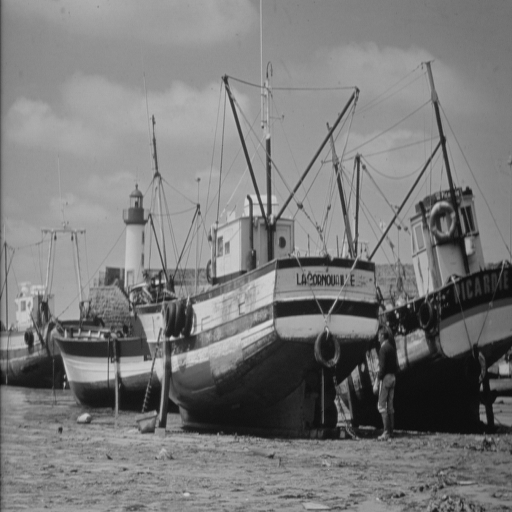
%> input picture P6/boats.bmp, 512 x 512 px
$ octave P6.m   (GNU Octave 9; MATLAB toolbox functions it lacks are replaced by stand-ins)
%> lines starting %> are read from the running program, lines starting %| are printed output that depends on the picture
% Práctica 6
% Flores Avalos Rodrigo Emmanuel

%% Inicialización de variables

clear;
clc;
opcion = 0;
% Bucle para mostrar el menú de selección hasta que el usuario elija salir
while opcion ~= 10
    % Mostrar el menú
    %clc
    disp('Menú de selección:');
    disp('1. Filtro suavizador'); %Y
    disp('2. Filtro pasa-altas');%Y
    disp('3. Filtro pasa-bajas');
    disp('4. Filtro Butterworth'); %Y

    disp('10. Salir');

    % Solicitar al usuario que ingrese la opción
    opcion = input('Ingrese el número de la opción deseada: ');
%> the answer given: 1
% [26 lines not run here, left out]
function Ex1 = ejer1()
    imagen = imread('boats.bmp');
%> imagen is the input picture: size 512x512 uint8; min 12, max 217, mean 122.5
    filtro_tam = 7;
    filtro = ones(filtro_tam) / (filtro_tam^2);
    filtered_image = conv2(imagen, filtro, 'same');
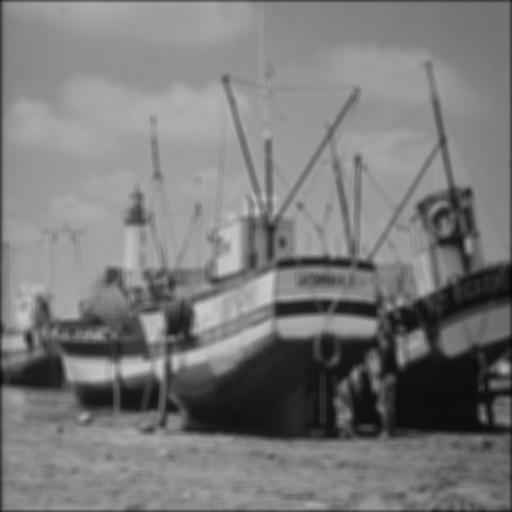
%> filtered_image: size 512x512 double; min 9, max 202.2, mean 121.7
    filtro_fft = fft2(filtro, size(imagen, 1), size(imagen, 2));
    image_fft = fft2(filtered_image);
    image_ne = ifftshift(image_fft);
    image_new = ifft2(image_ne);
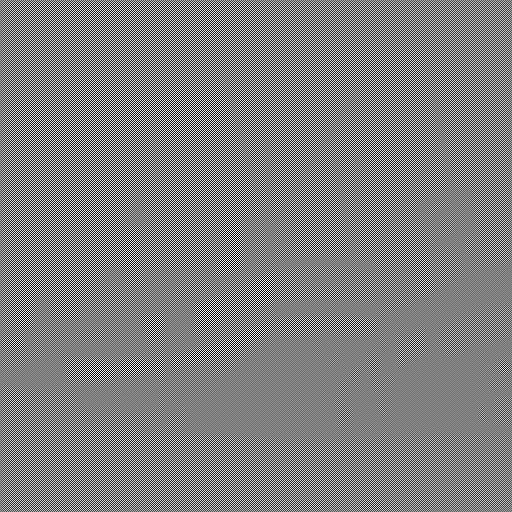
%> image_new: size 512x512 double; min -202.2, max 201.9, mean 0; drawn with min black and max white

    figure(1);
    subplot(2, 3, 1);
    surf(log(1 + abs(fftshift(filtro_fft))));
    shading interp;
    title('Espectro de Fourier del filtro 2D');
    colormap('jet');
    colorbar;
    subplot(2, 3, 2);
    imshow(log(1 + abs(fftshift(filtro_fft))));
    title('Espectro Imagen Original');
    subplot(2, 3, 4);
    surf(log(1 + abs(fftshift(image_fft))));
    shading interp;
    title('Espectro de Fourier de la imagen filtrada');
    colormap('jet');
    colorbar;
    subplot(2, 3, 5);
    imshow(log(1 + abs(fftshift(image_fft))),[]);
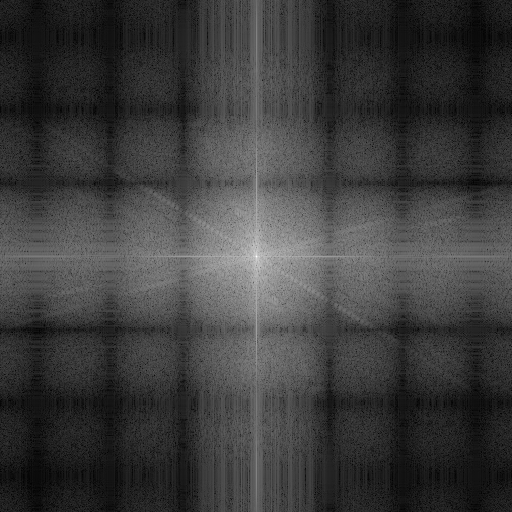
%> displayed picture: size 512x512, on the screen's scale of 0 to 255; min 0, max 255, mean 59.8
    title('Espectro Imagen Filtrada');
    colormap('jet');
    subplot(2, 3, 3);
    imshow(imagen);
    title("Imagen original");
    subplot(2, 3, 6);
    imshow(uint8((image_new)));
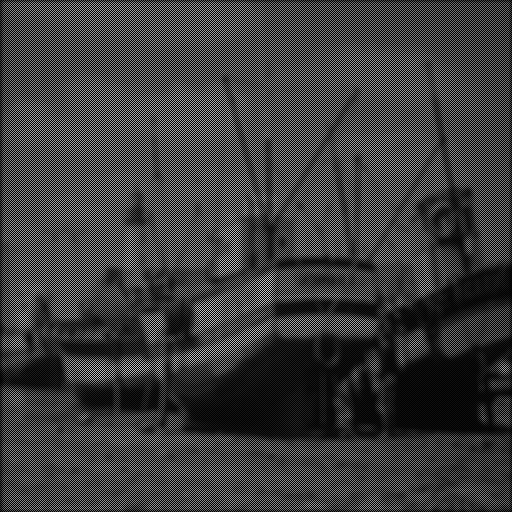
%> displayed picture: size 512x512, on the screen's scale of 0 to 255; min 0, max 202, mean 60.9
%> `ejer1();`:
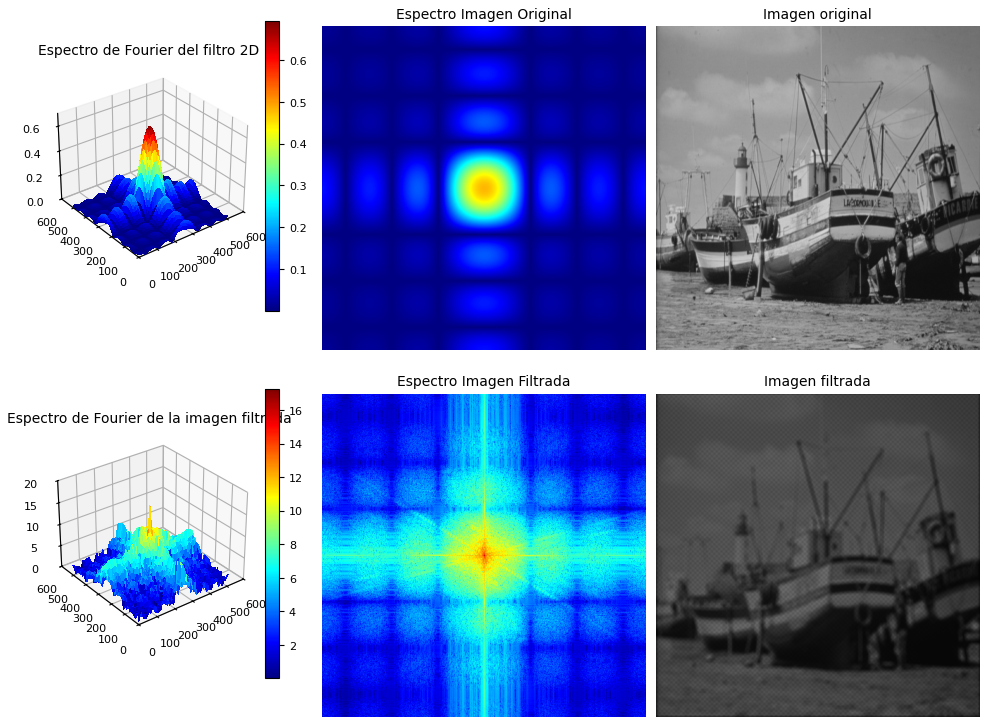
%> figure redrawn from the program's plot data, 6 panels
%> the run ends on the next line
    title("Imagen filtrada");
end
